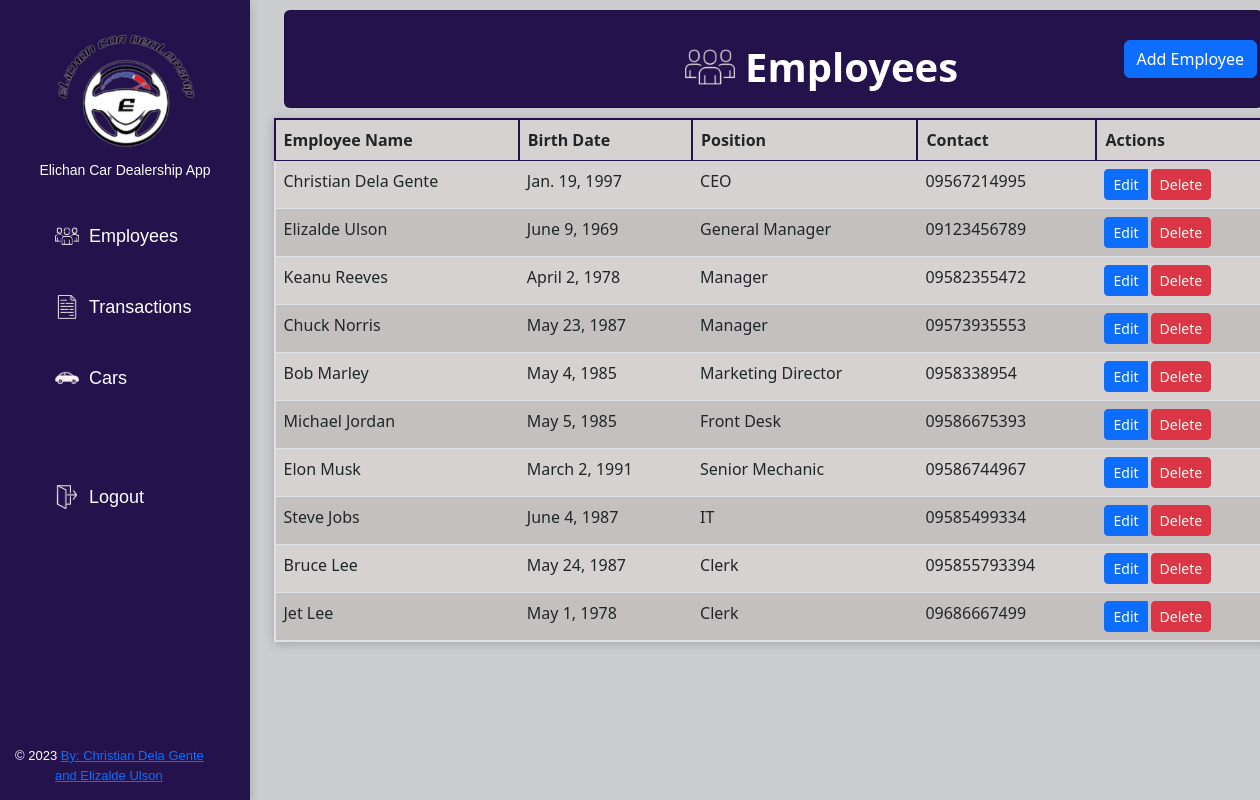
The app's page /employees/, older data.
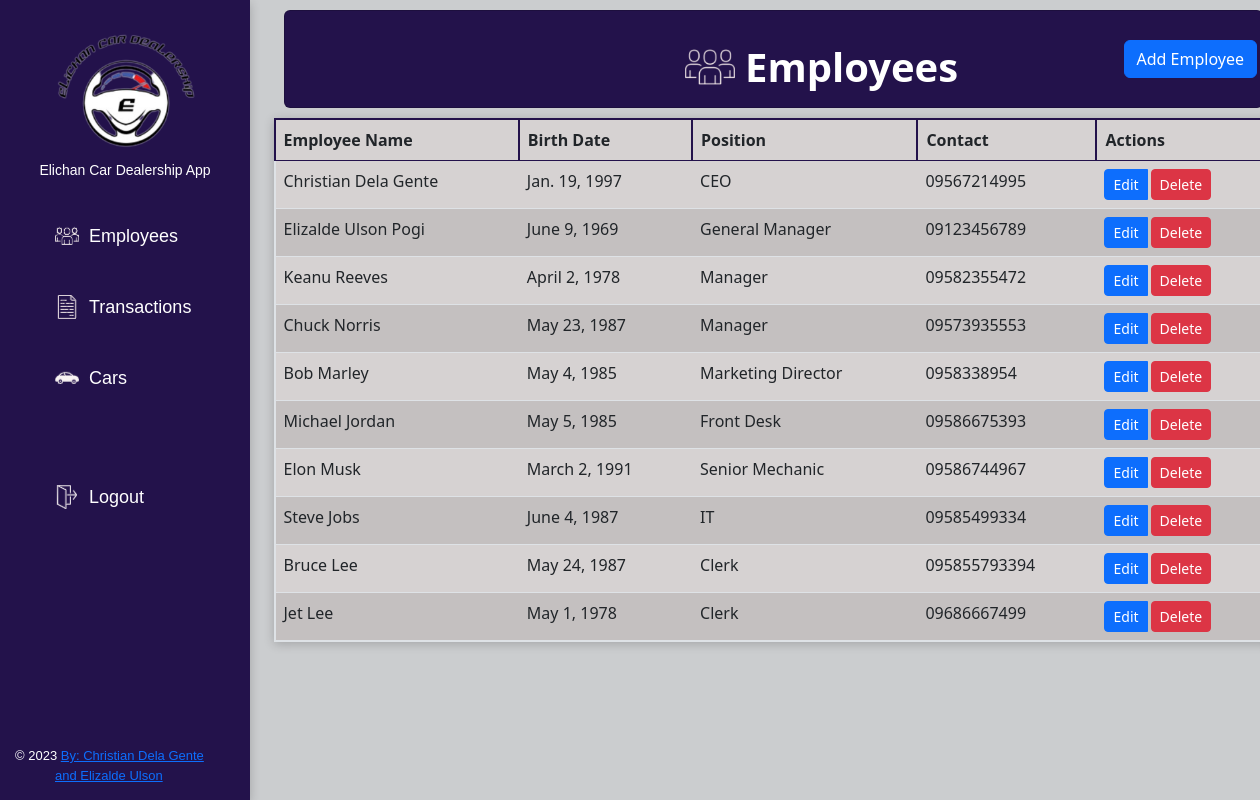
The same page, newer data.
### employees/models.py (models this page shows, shortened)
class Employee(models.Model):
    fname = models.CharField(max_length=100)
    lname = models.CharField(max_length=100)
    birthdate = models.DateField()
    position = models.CharField(max_length=100)
    contact = models.CharField(max_length=100)

### employees/views.py (the view)
# urls.py: path('employees/', views.employees, name='employees'),
def employees(request):
    employees = Employee.objects.all()
    return render(request, 'employees/employees.html', {'employees': employees})

### employees/templates/employees/employees.html (shortened to what this page needs)
<!DOCTYPE html>
<html>
<head>
{% extends 'employees/sidebar.html' %}
{% block content %}
{% load static %}
<link rel="stylesheet" type="text/css" href="{% static 'css/bootstrap.min.css' %}">
<link rel="stylesheet" type="text/css" href="{% static 'css/style.css' %}">
<link rel="stylesheet" type="text/css" href="{% static 'css/tables-buttons.css' %}">
</head>
<body>
<div class="container">
  <div class="card strpied-tabled-with-hover" style="margin: 10px">
    <div class="d-flex justify-content-between align-items-center">
      <div class="d-flex align-items-center">
        <img src="{% static 'img/team-logo.png' %}" height="50px" width="50px" style="margin-right: 10px; margin-left: 400px; margin-top: 15px;">
        <h1>Employees</h1>
      </div>
      <a href="{% url 'add_employee' %}" class="btn btn-primary" style="margin-right: 5px">Add Employee</a>
    </div>
  </div>
</div>
  <table class="table">
    <thead>
      <tr>
        <th>Employee Name</th>
        <th>Birth Date</th>
        <th>Position</th>
        <th>Contact</th>
        <th>Actions</th>
      </tr>
    </thead>
    <tbody>
      {% for employee in employees %}
      <tr>
        <td>{{ employee.fname }} {{ employee.lname }}</td>
        <td>{{ employee.birthdate }}</td>
        <td>{{ employee.position }}</td>
        <td>{{ employee.contact }}</td>
        <td>
          <div class="btn-group" role="group">
            <a href="{% url 'edit_employee' employee.id %}" class="btn btn-sm btn-primary">Edit</a>
            <form method="POST" action="{% url 'delete_employee' employee.id %}" class="d-inline">
              <button style="margin-left: 3px" type="submit" class="btn btn-sm btn-danger" onclick="return confirm('Are you sure you want to delete this employee?')">Delete</button>
            </form>
          </div>
        </td>
      </tr>
      {% endfor %}
    </tbody>
  </table>
{% endblock %}

Row changes from the older to the newer data that the page shows:
changed Employee "Elizalde": lname "Ulson" → "Ulson Pogi"
